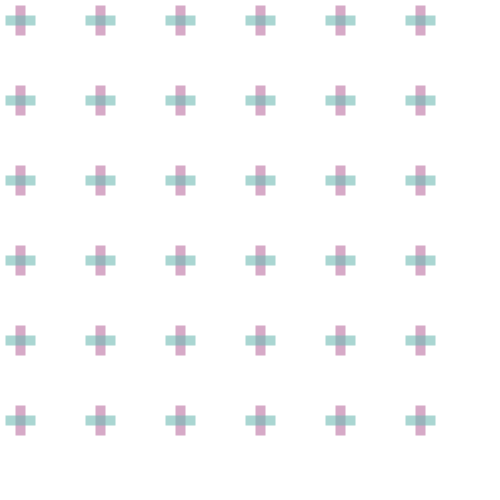
Frame 1 (no input)
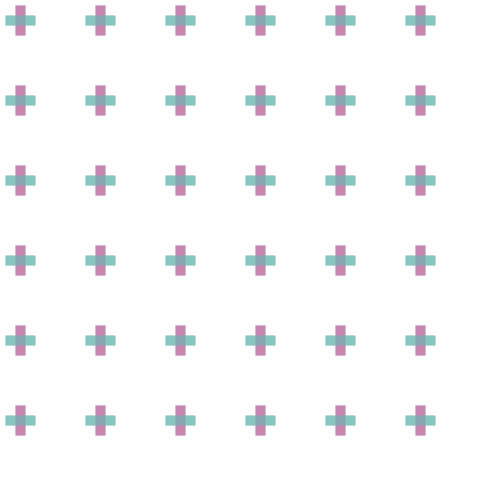
Frame 2 (the mouse pressed at the canvas centre, redrawn once)

The Processing sketch that drew these frames (run headless with seeded random() and noise(); the mouse was pressed at the canvas centre and the sketch redrawn once):

// Processing sketch: processing_81529
// ── processing_81529.pde

void setup(){
  size(500,500);
  background(255);
}

void draw()
{

  for (int posX=20; posX < width; posX=posX+80)
  {
    for (int posY=20; posY < height; posY=posY+80)
{strokeCap(SQUARE);
strokeWeight(10);
stroke(#B96F9F,150);
line(posX,posY-15,posX,posY+15);
stroke(#6FB9B3,150);
line(posX-15,posY,posX+15,posY);
}
}
noLoop();
}
